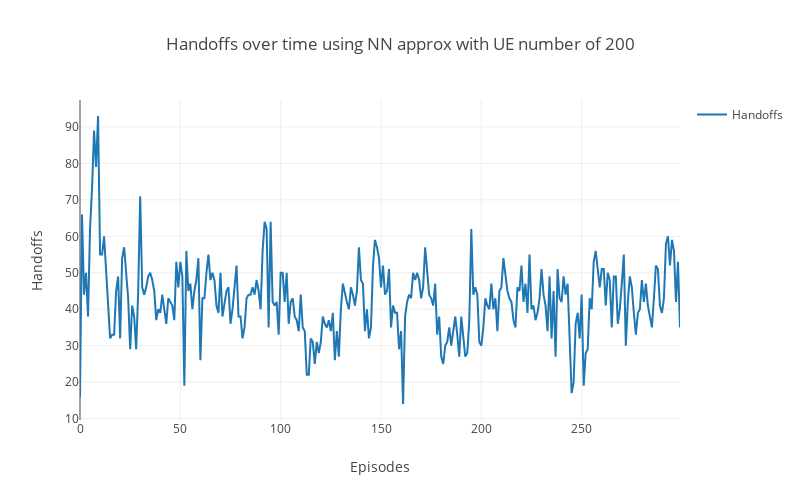

The notebook cell this image was saved under:
### Code cell
# Create handoff graph
handoffs = go.Scatter(
    x = len(result_NN.Handoffs),
    y = result_NN.Handoffs,
    name='Handoffs'
)

data = [handoffs]

# Plot and embed in ipython notebook!
plotly.offline.iplot(
    {"data": data,
     "layout": go.Layout(
         height=500,
         width=800,
         title='Handoffs over time using NN approx with UE number of 200',
         xaxis=dict(
             title='Episodes',
         ),
         yaxis=dict(
             title='Handoffs'
         ), 
         showlegend=True)},
    show_link=False,
    link_text=None)

### Figure 1 — Plotly figure (JSON) as saved in the notebook; plotly's stock layout.template omitted (floating-point values rounded to 4 significant figures; data arrays with more than 128 entries replaced by an {"elided": "..."} marker saying what was removed)
{"data": [{"name": "Handoffs", "type": "scatter", "x": 300, "y": {"elided": "300 int values"}}], "layout": {"height": 500, "showlegend": true, "title": "Handoffs over time using NN approx with UE number of 200", "width": 800, "xaxis": {"title": "Episodes"}, "yaxis": {"title": "Handoffs"}}}
